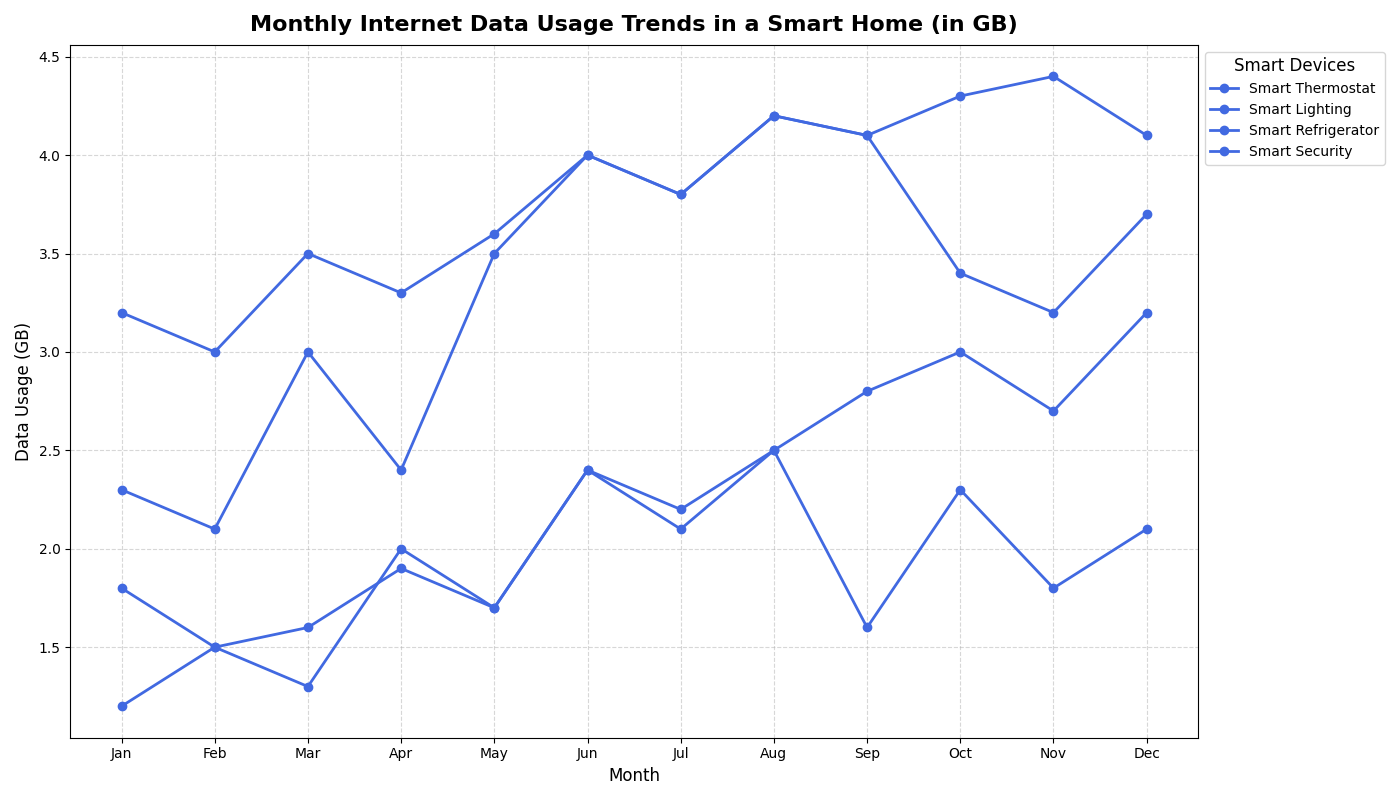

Reproduce this figure in Python.
import numpy as np
import matplotlib.pyplot as plt

months = ['Jan', 'Feb', 'Mar', 'Apr', 'May', 'Jun', 'Jul', 'Aug', 'Sep', 'Oct', 'Nov', 'Dec']

# Manually altered data groups
smart_thermostat = [2.3, 2.1, 3.0, 2.4, 3.5, 4.0, 3.8, 4.2, 4.1, 3.4, 3.2, 3.7]
smart_lighting = [1.2, 1.5, 1.3, 2.0, 1.7, 2.4, 2.2, 2.5, 1.6, 2.3, 1.8, 2.1]
smart_refrigerator = [1.8, 1.5, 1.6, 1.9, 1.7, 2.4, 2.1, 2.5, 2.8, 3.0, 2.7, 3.2]
smart_security = [3.2, 3.0, 3.5, 3.3, 3.6, 4.0, 3.8, 4.2, 4.1, 4.3, 4.4, 4.1]

data_usage = np.array([
    smart_thermostat,
    smart_lighting,
    smart_refrigerator,
    smart_security
])

device_labels = ['Smart Thermostat', 'Smart Lighting', 'Smart Refrigerator', 'Smart Security']

fig, ax = plt.subplots(figsize=(14, 8))

for idx, label in enumerate(device_labels):
    ax.plot(months, data_usage[idx], marker='o', linestyle='-', linewidth=2, label=label, color='royalblue')

ax.set_title('Monthly Internet Data Usage Trends in a Smart Home (in GB)', fontsize=16, fontweight='bold', pad=10)
ax.set_xlabel('Month', fontsize=12)
ax.set_ylabel('Data Usage (GB)', fontsize=12)
ax.grid(True, linestyle='--', alpha=0.5)
ax.legend(title='Smart Devices', fontsize=10, title_fontsize=12, loc='upper left', bbox_to_anchor=(1, 1))

plt.tight_layout()
plt.show()
